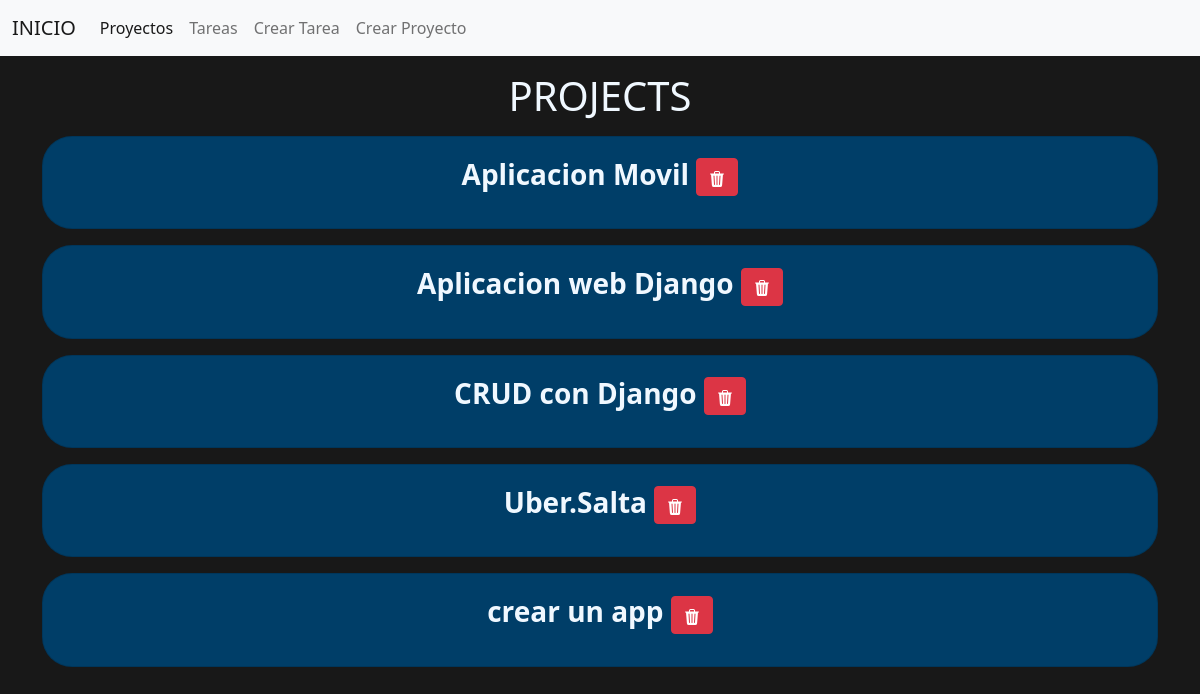
Page /home/projects/ on the earlier database version.
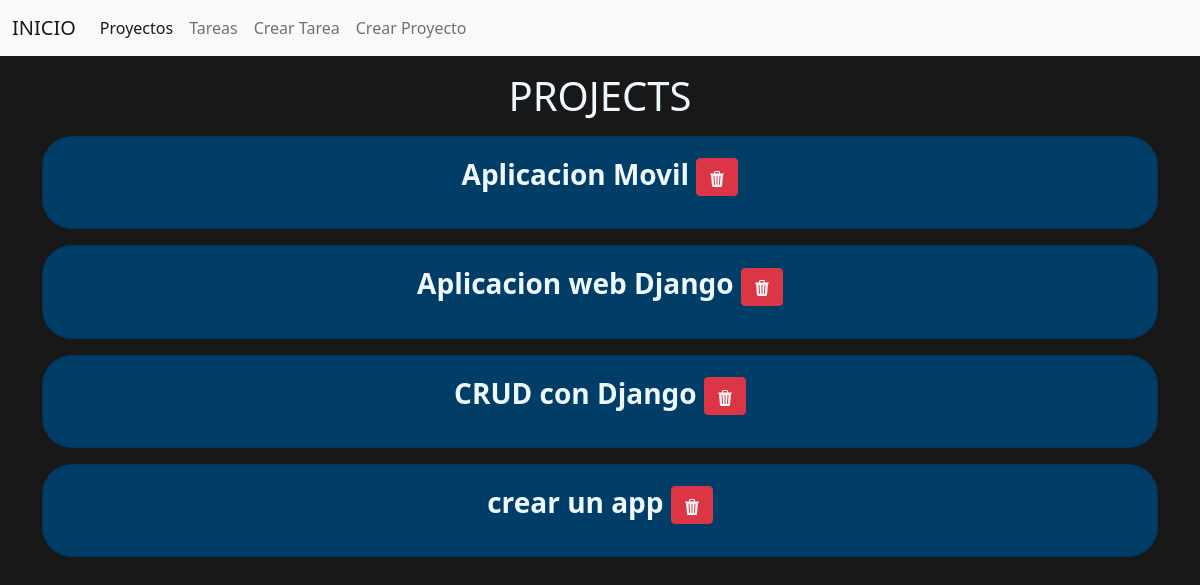
Same page on the later database version.
### myapp/models.py (models this page shows)
class Project(models.Model):
    name = models.CharField(max_length=20)
    def __str__(self):
        return self.name

### myapp/views.py (the view)
# urls.py: path('projects/', views.projects, name='proyectos'),
def projects(request):
    proyectos = Project.objects.all()
    return render(request, 'myapp/proyectos.html', {
        "projects": proyectos
    })

### myapp/templates/myapp/proyectos.html (shortened to what this page needs)
<!DOCTYPE html>
<html lang="en">
<head>
    <link href="https://cdn.jsdelivr.net/npm/bootstrap@5.0.2/dist/css/bootstrap.min.css" rel="stylesheet">
</head>
<body>
    {% extends 'myapp/base.html' %}
    {% block content%}
    <div class="container">
        <h1 class="text-center m-3">PROJECTS </h1>
        {% for proyecto in projects %}
        <div class="card mt-3 text-center">
            <div class="card-body">
                <p class="titleProject fs-3 fw-bold">
                    {{ proyecto }}
                    <a href="{% url 'eliminar_proyecto' proyecto.id %}">
                        <button type="button" class="btn btn-danger">
                        </button>
                    </a>
                </p>
            </div>
        </div>
        {% endfor %}
    </div>
    {% endblock %}

Differences in the rows shown:
removed Project: name "Uber.Salta"
